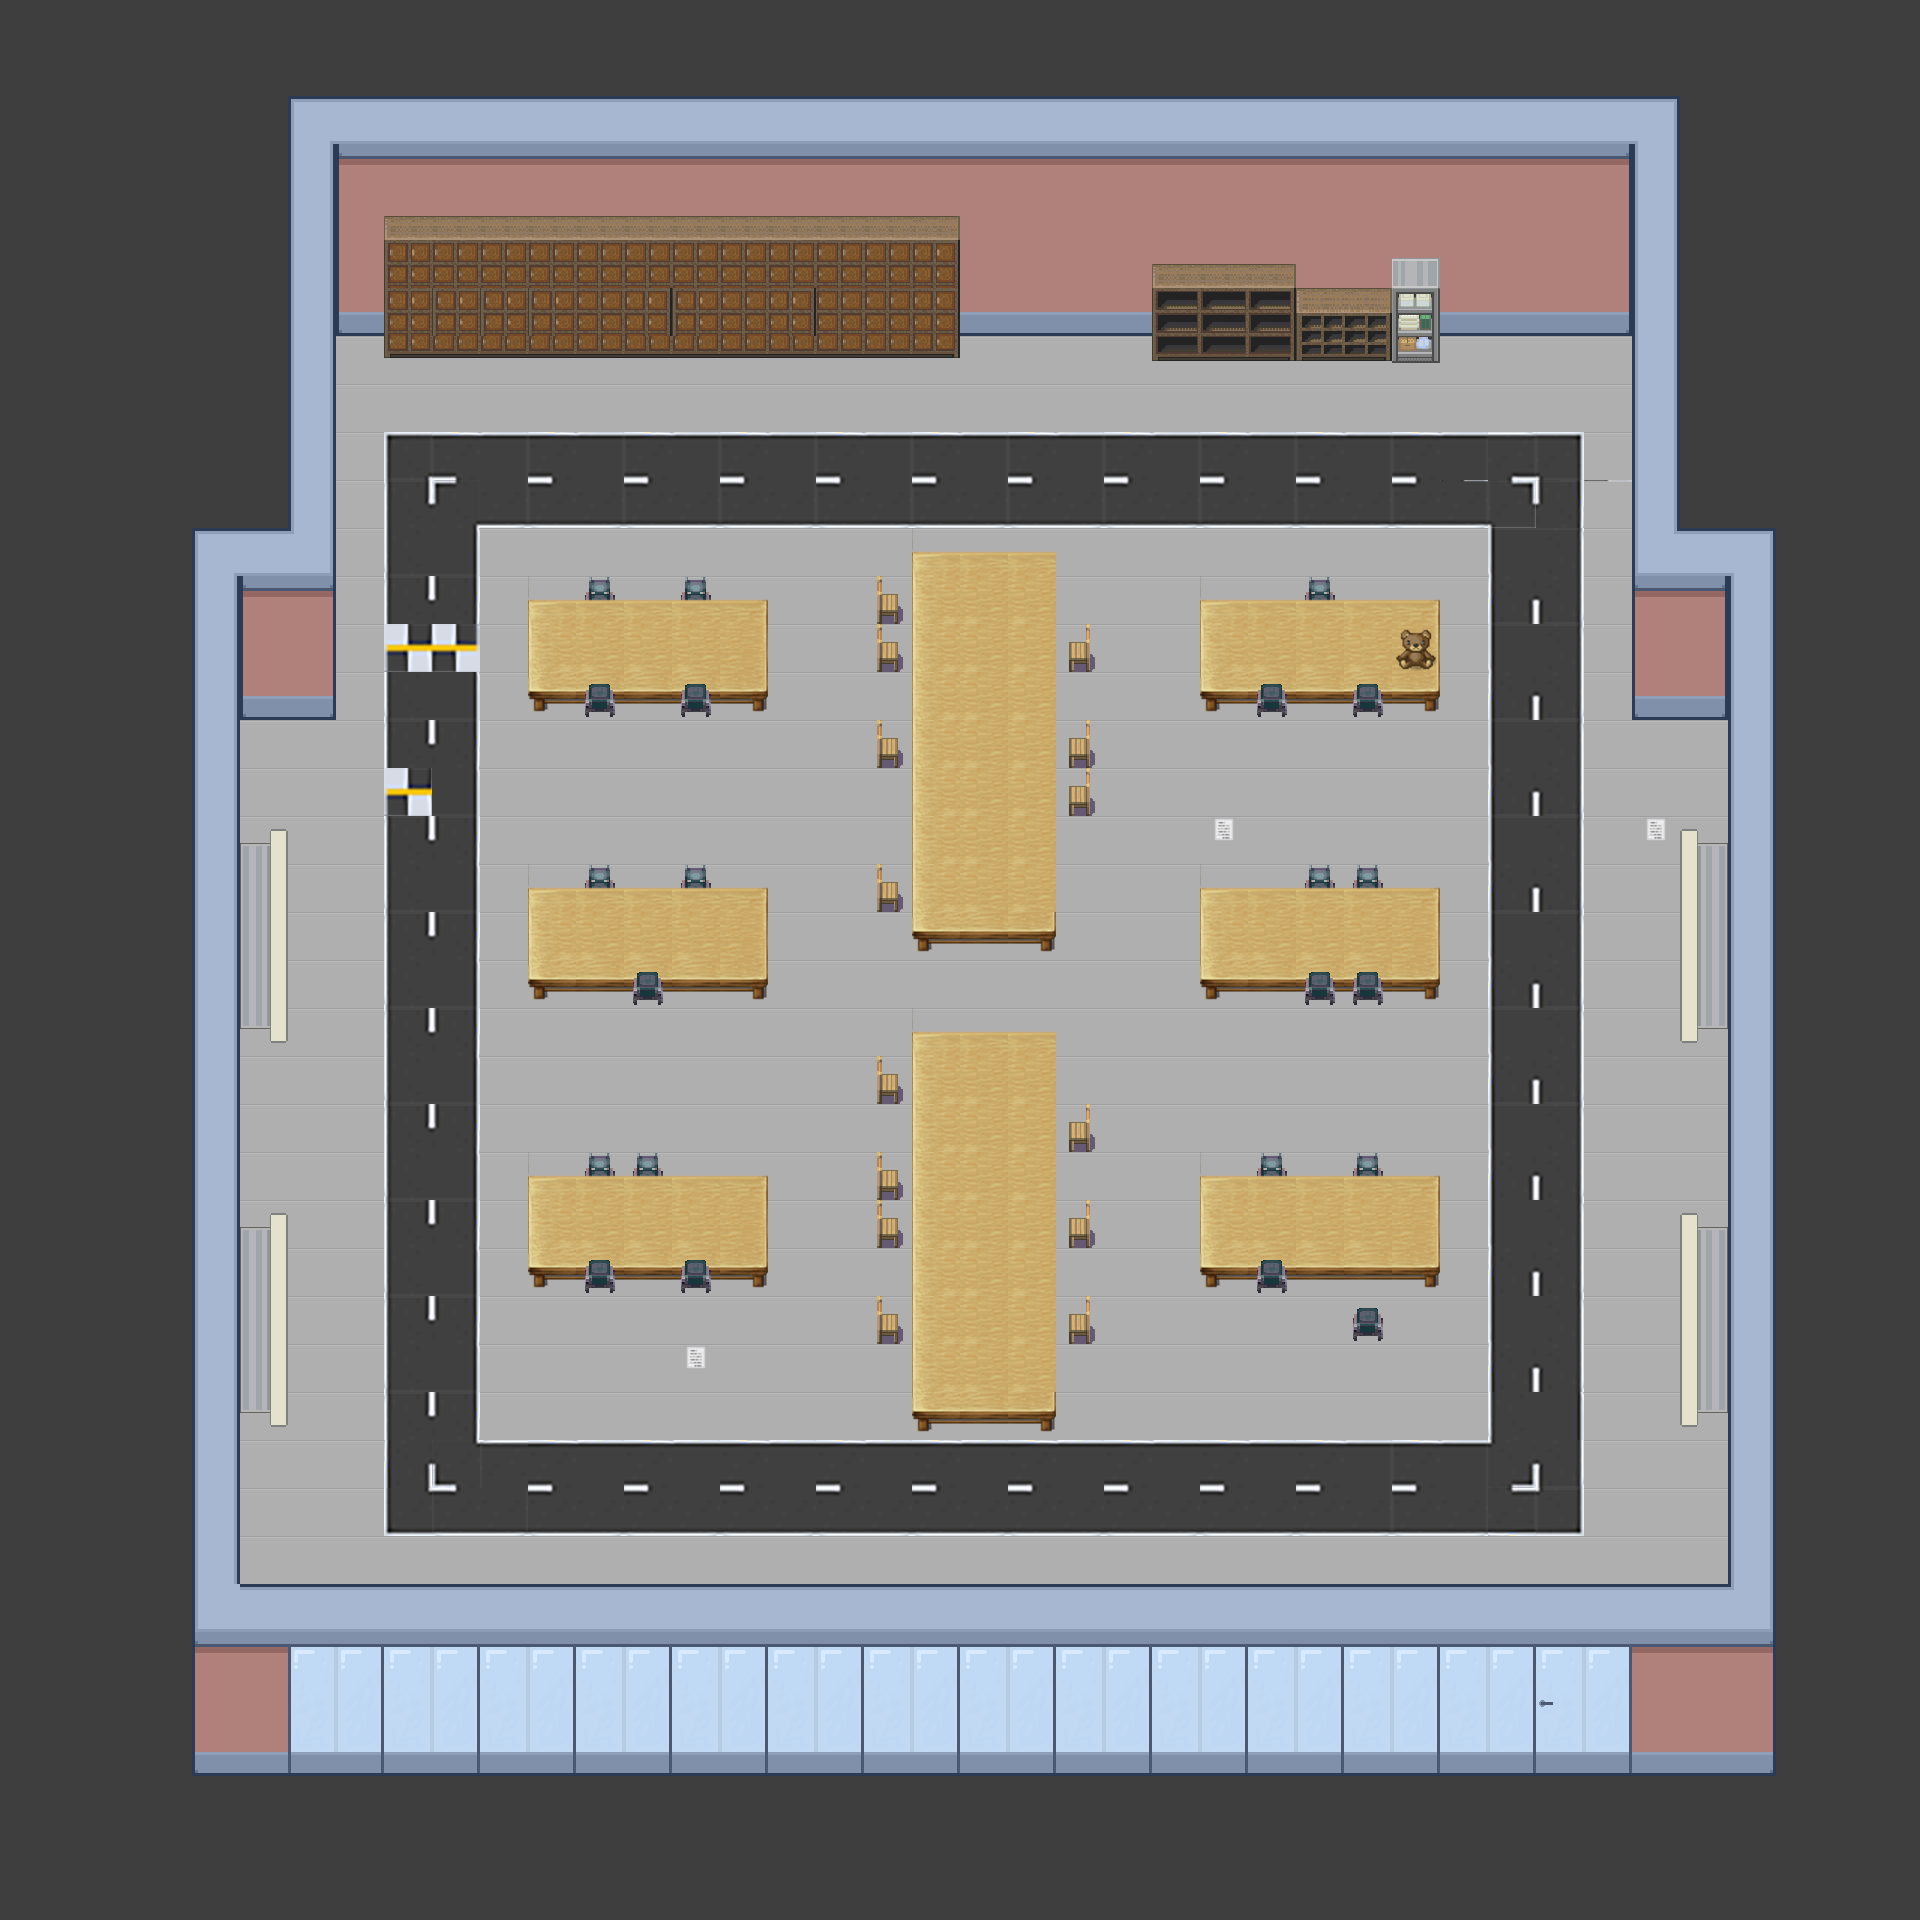

The image is a tile-based game level rendered from a .tmx file. Its description and source (layers, tilesets, objects; grid data summarised) follow:
An orthogonal 40x40 tile map with 48x48 px tiles, 7 tile layers (back, ground, road, item, ...), 15 tilesets and 39 objects (24x wall, 4x jajus, 3x paper, 2x 4thfloor, 2x xycar, ...).

<map version="1.2" tiledversion="1.3.0" orientation="orthogonal" renderorder="right-down" compressionlevel="0" width="40" height="40" tilewidth="48" tileheight="48" infinite="0" nextlayerid="10" nextobjectid="45">
 <tileset firstgid="1" name="48_pipo" tilewidth="48" tileheight="48" tilecount="1064" columns="8">
  <image source="img/48_pipo.png" width="384" height="6384" />
 </tileset>
 <tileset firstgid="1065" name="GRAY" tilewidth="48" tileheight="48" tilecount="1" columns="1">
  <image source="img/GRAY.png" width="48" height="48" />
 </tileset>
 <tileset firstgid="1066" name="48_bath_jajus" tilewidth="48" tileheight="48" tilecount="96" columns="12">
  <image source="img/48_bath_jajus.png" width="576" height="384" />
 </tileset>
 <tileset firstgid="1162" name="48_city" tilewidth="48" tileheight="48" tilecount="1344" columns="32">
  <image source="img/48_city.png" width="1536" height="2016" />
 </tileset>
 <tileset firstgid="2506" name="48_city" tilewidth="48" tileheight="48" tilecount="1344" columns="32">
  <image source="img/48_city.png" width="1536" height="2016" />
 </tileset>
 <tileset firstgid="3850" name="glass" tilewidth="48" tileheight="48" tilecount="9" columns="3">
  <image source="img/glass.png" width="144" height="144" />
 </tileset>
 <tileset firstgid="3859" name="glass-door" tilewidth="48" tileheight="48" tilecount="9" columns="3">
  <image source="img/glass-door.png" width="144" height="144" />
 </tileset>
 <tileset firstgid="3868" name="book_8bit" tilewidth="48" tileheight="48" tilecount="96" columns="12">
  <image source="img/book_8bit.png" width="576" height="384" />
 </tileset>
 <tileset firstgid="3964" name="house" tilewidth="48" tileheight="48" tilecount="256" columns="16">
  <image source="img/house.png" width="768" height="768" />
 </tileset>
 <tileset firstgid="4220" name="desk bridege" tilewidth="48" tileheight="48" tilecount="3" columns="1">
  <image source="img/desk bridege.png" width="48" height="144" />
 </tileset>
 <tileset firstgid="4223" name="gagu_8bit" tilewidth="48" tileheight="48" tilecount="96" columns="12">
  <image source="img/gagu_8bit.png" width="576" height="384" />
 </tileset>
 <tileset firstgid="4319" name="restaurant_8bit" tilewidth="48" tileheight="48" tilecount="96" columns="12">
  <image source="img/restaurant_8bit.png" width="576" height="384" />
 </tileset>
 <tileset firstgid="4415" name="computer_8bit" tilewidth="48" tileheight="48" tilecount="96" columns="12">
  <image source="img/computer_8bit.png" width="576" height="384" />
 </tileset>
 <tileset firstgid="4511" name="door_8bit" tilewidth="48" tileheight="48" tilecount="192" columns="12">
  <image source="img/door_8bit.png" width="576" height="768" />
 </tileset>
 <tileset firstgid="4703" name="road" tilewidth="48" tileheight="48" tilecount="36" columns="6">
  <image source="img/road.png" width="288" height="288" />
 </tileset>
 <layer id="1" name="back" width="40" height="40">
  <data>[1600 cells, 1600 non-empty, 2 distinct tile ids]</data>
 </layer>
 <layer id="2" name="ground" width="40" height="40">
  <data>[1600 cells, 898 non-empty, 4 distinct tile ids]</data>
 </layer>
 <layer id="7" name="road" width="40" height="40">
  <data>[1600 cells, 150 non-empty, 14 distinct tile ids]</data>
 </layer>
 <layer id="4" name="item" width="40" height="40">
  <data>[1600 cells, 134 non-empty, 38 distinct tile ids]</data>
 </layer>
 <layer id="3" name="wall" width="40" height="40">
  <data>[1600 cells, 343 non-empty, 39 distinct tile ids]</data>
 </layer>
 <layer id="5" name="desk" width="40" height="40">
  <data>[1600 cells, 285 non-empty, 38 distinct tile ids]</data>
 </layer>
 <layer id="6" name="chair" width="40" height="40">
  <data>[1600 cells, 12 non-empty, 2 distinct tile ids]</data>
 </layer>
 <objectgroup id="9" name="Object Layer 1">
  <object id="1" name="portal" type="4thfloor" x="1536" y="1581" width="96" height="62">
   <properties>
    <property name="dialogue length0" type="int" value="0" />
    <property name="dialogue length1" type="int" value="0" />
   </properties>
  </object>
  <object id="2" name="player" type="4thfloor" x="1584" y="1488" width="48" height="48">
   <properties>
    <property name="dialogue length0" type="int" value="0" />
    <property name="dialogue length1" type="int" value="0" />
   </properties>
  </object>
  <object id="3" name="npc" type="xycar" x="406" y="1075" width="48" height="48" />
  <object id="4" name="item" type="xycar" x="390" y="1059" width="78" height="78">
   <properties>
    <property name="dialogue length0" type="int" value="1" />
    <property name="dialogue length1" type="int" value="1" />
    <property name="dialogue00" value="열쇠를 얻었다." />
    <property name="dialogue01" value="그의 온기가 남아있다." />
    <property name="dialogue10" value="보기도 싫은 xycar이다." />
   </properties>
  </object>
  <object id="5" name="npcwall" x="384" y="384" width="96" height="48" />
  <object id="6" name="npcwall" x="384" y="1536" width="96" height="48" />
  <object id="7" name="wall" x="240" y="1584" width="1536" height="48" />
  <object id="8" name="wall" x="192" y="528" width="48" height="1056" />
  <object id="9" name="wall" x="240" y="528" width="96" height="144" />
  <object id="10" name="wall" x="1728" y="528" width="48" height="1056" />
  <object id="11" name="wall" x="1632" y="528" width="96" height="144" />
  <object id="12" name="wall" x="1632" y="96" width="48" height="432" />
  <object id="13" name="wall" x="288" y="96" width="48" height="432" />
  <object id="14" name="wall" x="336" y="96" width="1152" height="192" />
  <object id="15" name="wall" x="1536" y="96" width="96" height="240" />
  <object id="16" name="wall" x="1488" y="96" width="48" height="144" />
  <object id="17" name="wall" x="1151.52" y="288" width="288.485" height="45.3333" />
  <object id="18" name="wall" x="384" y="288" width="573.576" height="30.1818" />
  <object id="19" name="wall" x="529.273" y="889.909" width="236.364" height="82.7879" />
  <object id="20" name="wall" x="528.818" y="601.606" width="236.364" height="82.7879" />
  <object id="21" name="wall" x="529.818" y="1176.61" width="236.364" height="82.7879" />
  <object id="22" name="wall" x="1199.82" y="599.606" width="236.364" height="82.7879" />
  <object id="23" name="wall" x="1200.82" y="887.606" width="236.364" height="82.7879" />
  <object id="24" name="wall" x="1201.82" y="1173.61" width="236.364" height="82.7879" />
  <object id="25" name="wall" x="1683" y="1225" width="46" height="186" />
  <object id="26" name="wall" x="1679" y="844" width="49" height="185" />
  <object id="27" name="wall" x="241" y="840" width="45" height="188" />
  <object id="28" name="wall" x="241" y="1227" width="44" height="186" />
  <object id="31" name="wall" x="913" y="552" width="142" height="370" />
  <object id="33" name="wall" x="912" y="1035" width="142" height="370" />
  <object id="34" name="dialogue" type="jajus" x="1636" y="1470" width="93.3333" height="96">
   <properties>
    <property name="dialogue length0" type="int" value="2" />
    <property name="dialogue length1" type="int" value="0" />
    <property name="dialogue00" value="고요한 정적을 깨고 자동차 소리가 들린다." />
    <property name="dialogue01" value="아직도 xycar를 돌리고 있나?" />
   </properties>
  </object>
  <object id="35" name="dialogue" type="jajus" x="1457.33" y="1467" width="122.667" height="96">
   <properties>
    <property name="dialogue length0" type="int" value="2" />
    <property name="dialogue length1" type="int" value="0" />
    <property name="dialogue00" value="고요한 정적을 깨고 자동차 소리가 들린다." />
    <property name="dialogue01" value="아직도 xycar를 돌리고 있나?" />
   </properties>
  </object>
  </objectgroup>
</map>
<!-- 7 of 39 objects omitted -->
